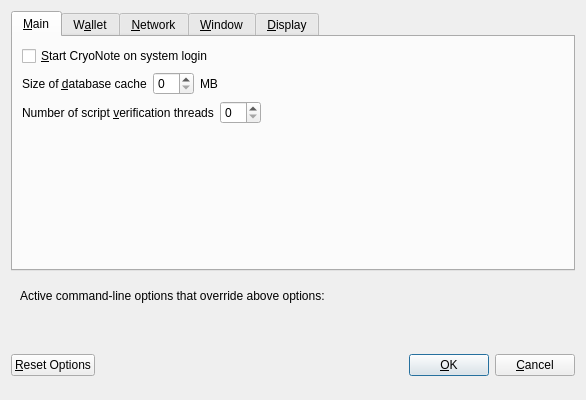
<?xml version="1.0" encoding="UTF-8"?>
<ui version="4.0">
 <class>OptionsDialog</class>
 <widget class="QDialog" name="OptionsDialog">
  <property name="geometry">
   <rect>
    <x>0</x>
    <y>0</y>
    <width>586</width>
    <height>400</height>
   </rect>
  </property>
  <property name="windowTitle">
   <string>Options</string>
  </property>
  <property name="modal">
   <bool>true</bool>
  </property>
  <layout class="QVBoxLayout" name="verticalLayout">
   <item>
    <widget class="QTabWidget" name="tabWidget">
     <property name="currentIndex">
      <number>0</number>
     </property>
     <widget class="QWidget" name="tabMain">
      <attribute name="title">
       <string>&amp;Main</string>
      </attribute>
      <layout class="QVBoxLayout" name="verticalLayout_Main">
       <item>
        <widget class="QCheckBox" name="bitcoinAtStartup">
         <property name="toolTip">
          <string>Automatically start CryoNote after logging in to the system.</string>
         </property>
         <property name="text">
          <string>&amp;Start CryoNote on system login</string>
         </property>
        </widget>
       </item>
       <item>
        <layout class="QHBoxLayout" name="horizontalLayout_2_Main">
         <item>
          <widget class="QLabel" name="databaseCacheLabel">
           <property name="text">
            <string>Size of &amp;database cache</string>
           </property>
           <property name="textFormat">
            <enum>Qt::PlainText</enum>
           </property>
           <property name="buddy">
            <cstring>databaseCache</cstring>
           </property>
          </widget>
         </item>
         <item>
          <widget class="QSpinBox" name="databaseCache"/>
         </item>
         <item>
          <widget class="QLabel" name="databaseCacheUnitLabel">
           <property name="text">
            <string>MB</string>
           </property>
           <property name="textFormat">
            <enum>Qt::PlainText</enum>
           </property>
          </widget>
         </item>
         <item>
          <spacer name="horizontalSpacer_2_Main">
           <property name="orientation">
            <enum>Qt::Horizontal</enum>
           </property>
           <property name="sizeHint" stdset="0">
            <size>
             <width>40</width>
             <height>20</height>
            </size>
           </property>
          </spacer>
         </item>
        </layout>
       </item>
       <item>
        <layout class="QHBoxLayout" name="horizontalLayout_3_Main">
         <item>
          <widget class="QLabel" name="threadsScriptVerifLabel">
           <property name="text">
            <string>Number of script &amp;verification threads</string>
           </property>
           <property name="textFormat">
            <enum>Qt::PlainText</enum>
           </property>
           <property name="buddy">
            <cstring>threadsScriptVerif</cstring>
           </property>
          </widget>
         </item>
         <item>
          <widget class="QSpinBox" name="threadsScriptVerif">
           <property name="toolTip">
            <string>(0 = auto, &lt;0 = leave that many cores free)</string>
           </property>
          </widget>
         </item>
         <item>
          <spacer name="horizontalSpacer_3_Main">
           <property name="orientation">
            <enum>Qt::Horizontal</enum>
           </property>
           <property name="sizeHint" stdset="0">
            <size>
             <width>40</width>
             <height>20</height>
            </size>
           </property>
          </spacer>
         </item>
        </layout>
       </item>
       <item>
        <spacer name="verticalSpacer_Main">
         <property name="orientation">
          <enum>Qt::Vertical</enum>
         </property>
         <property name="sizeHint" stdset="0">
          <size>
           <width>20</width>
           <height>40</height>
          </size>
         </property>
        </spacer>
       </item>
      </layout>
     </widget>
     <widget class="QWidget" name="tabWallet">
      <attribute name="title">
       <string>W&amp;allet</string>
      </attribute>
      <layout class="QVBoxLayout" name="verticalLayout_Wallet">
       <item>
        <widget class="QLabel" name="transactionFeeInfoLabel">
         <property name="text">
          <string>Transaction fee that helps make sure your transactions are processed quickly.</string>
         </property>
         <property name="textFormat">
          <enum>Qt::PlainText</enum>
         </property>
         <property name="wordWrap">
          <bool>true</bool>
         </property>
        </widget>
       </item>
       <item>
        <layout class="QHBoxLayout" name="horizontalLayout_1_Wallet">
         <item>
          <widget class="QLabel" name="transactionFeeLabel">
           <property name="text">
            <string>Pay transaction &amp;fee</string>
           </property>
           <property name="textFormat">
            <enum>Qt::PlainText</enum>
           </property>
           <property name="buddy">
            <cstring>transactionFee</cstring>
           </property>
          </widget>
         </item>
         <item>
          <widget class="BitcoinAmountField" name="transactionFee"/>
         </item>
         <item>
          <spacer name="horizontalSpacer_1_Wallet">
           <property name="orientation">
            <enum>Qt::Horizontal</enum>
           </property>
           <property name="sizeHint" stdset="0">
            <size>
             <width>40</width>
             <height>20</height>
            </size>
           </property>
          </spacer>
         </item>
        </layout>
       </item>
       <item>
        <spacer name="verticalSpacer_Wallet">
         <property name="orientation">
          <enum>Qt::Vertical</enum>
         </property>
         <property name="sizeHint" stdset="0">
          <size>
           <width>20</width>
           <height>40</height>
          </size>
         </property>
        </spacer>
       </item>
       <item>
        <widget class="QGroupBox" name="groupBox">
         <property name="title">
          <string>Expert</string>
         </property>
         <layout class="QVBoxLayout" name="verticalLayout_2">
          <item>
           <widget class="QCheckBox" name="coinControlFeatures">
            <property name="toolTip">
             <string>Whether to show coin control features or not.</string>
            </property>
            <property name="text">
             <string>Enable coin &amp;control features</string>
            </property>
           </widget>
          </item>
          <item>
           <widget class="QCheckBox" name="spendZeroConfChange">
            <property name="toolTip">
             <string>If you disable the spending of unconfirmed change, the change from a transaction cannot be used until that transaction has at least one confirmation. This also affects how your balance is computed.</string>
            </property>
            <property name="text">
             <string>&amp;Spend unconfirmed change</string>
            </property>
           </widget>
          </item>
         </layout>
        </widget>
       </item>
      </layout>
     </widget>
     <widget class="QWidget" name="tabNetwork">
      <attribute name="title">
       <string>&amp;Network</string>
      </attribute>
      <layout class="QVBoxLayout" name="verticalLayout_Network">
       <item>
        <widget class="QCheckBox" name="mapPortUpnp">
         <property name="toolTip">
          <string>Automatically open the CryoNote client port on the router. This only works when your router supports UPnP and it is enabled.</string>
         </property>
         <property name="text">
          <string>Map port using &amp;UPnP</string>
         </property>
        </widget>
       </item>
       <item>
        <widget class="QCheckBox" name="connectSocks">
         <property name="toolTip">
          <string>Connect to the CryoNote network through a SOCKS proxy.</string>
         </property>
         <property name="text">
          <string>&amp;Connect through SOCKS proxy (default proxy):</string>
         </property>
        </widget>
       </item>
       <item>
        <layout class="QHBoxLayout" name="horizontalLayout_1_Network">
         <item>
          <widget class="QLabel" name="proxyIpLabel">
           <property name="text">
            <string>Proxy &amp;IP:</string>
           </property>
           <property name="textFormat">
            <enum>Qt::PlainText</enum>
           </property>
           <property name="buddy">
            <cstring>proxyIp</cstring>
           </property>
          </widget>
         </item>
         <item>
          <widget class="QValidatedLineEdit" name="proxyIp">
           <property name="minimumSize">
            <size>
             <width>140</width>
             <height>0</height>
            </size>
           </property>
           <property name="maximumSize">
            <size>
             <width>140</width>
             <height>16777215</height>
            </size>
           </property>
           <property name="toolTip">
            <string>IP address of the proxy (e.g. IPv4: 127.0.0.1 / IPv6: ::1)</string>
           </property>
          </widget>
         </item>
         <item>
          <widget class="QLabel" name="proxyPortLabel">
           <property name="text">
            <string>&amp;Port:</string>
           </property>
           <property name="textFormat">
            <enum>Qt::PlainText</enum>
           </property>
           <property name="buddy">
            <cstring>proxyPort</cstring>
           </property>
          </widget>
         </item>
         <item>
          <widget class="QLineEdit" name="proxyPort">
           <property name="minimumSize">
            <size>
             <width>55</width>
             <height>0</height>
            </size>
           </property>
           <property name="maximumSize">
            <size>
             <width>55</width>
             <height>16777215</height>
            </size>
           </property>
           <property name="toolTip">
            <string>Port of the proxy (e.g. 9050)</string>
           </property>
          </widget>
         </item>
         <item>
          <widget class="QLabel" name="socksVersionLabel">
           <property name="text">
            <string>SOCKS &amp;Version:</string>
           </property>
           <property name="textFormat">
            <enum>Qt::PlainText</enum>
           </property>
           <property name="buddy">
            <cstring>socksVersion</cstring>
           </property>
          </widget>
         </item>
         <item>
          <widget class="QValueComboBox" name="socksVersion">
           <property name="toolTip">
            <string>SOCKS version of the proxy (e.g. 5)</string>
           </property>
          </widget>
         </item>
         <item>
          <spacer name="horizontalSpacer_1_Network">
           <property name="orientation">
            <enum>Qt::Horizontal</enum>
           </property>
           <property name="sizeHint" stdset="0">
            <size>
             <width>40</width>
             <height>20</height>
            </size>
           </property>
          </spacer>
         </item>
        </layout>
       </item>
       <item>
        <spacer name="verticalSpacer_Network">
         <property name="orientation">
          <enum>Qt::Vertical</enum>
         </property>
         <property name="sizeHint" stdset="0">
          <size>
           <width>20</width>
           <height>40</height>
          </size>
         </property>
        </spacer>
       </item>
      </layout>
     </widget>
     <widget class="QWidget" name="tabWindow">
      <attribute name="title">
       <string>&amp;Window</string>
      </attribute>
      <layout class="QVBoxLayout" name="verticalLayout_Window">
       <item>
        <widget class="QCheckBox" name="minimizeToTray">
         <property name="toolTip">
          <string>Show only a tray icon after minimizing the window.</string>
         </property>
         <property name="text">
          <string>&amp;Minimize to the tray instead of the taskbar</string>
         </property>
        </widget>
       </item>
       <item>
        <widget class="QCheckBox" name="minimizeOnClose">
         <property name="toolTip">
          <string>Minimize instead of exit the application when the window is closed. When this option is enabled, the application will be closed only after selecting Quit in the menu.</string>
         </property>
         <property name="text">
          <string>M&amp;inimize on close</string>
         </property>
        </widget>
       </item>
       <item>
        <spacer name="verticalSpacer_Window">
         <property name="orientation">
          <enum>Qt::Vertical</enum>
         </property>
         <property name="sizeHint" stdset="0">
          <size>
           <width>20</width>
           <height>40</height>
          </size>
         </property>
        </spacer>
       </item>
      </layout>
     </widget>
     <widget class="QWidget" name="tabDisplay">
      <attribute name="title">
       <string>&amp;Display</string>
      </attribute>
      <layout class="QVBoxLayout" name="verticalLayout_Display">
       <item>
        <layout class="QHBoxLayout" name="horizontalLayout_1_Display">
         <item>
          <widget class="QLabel" name="langLabel">
           <property name="text">
            <string>User Interface &amp;language:</string>
           </property>
           <property name="textFormat">
            <enum>Qt::PlainText</enum>
           </property>
           <property name="buddy">
            <cstring>lang</cstring>
           </property>
          </widget>
         </item>
         <item>
          <widget class="QValueComboBox" name="lang">
           <property name="toolTip">
            <string>The user interface language can be set here. This setting will take effect after restarting CryoNote.</string>
           </property>
          </widget>
         </item>
        </layout>
       </item>
       <item>
        <layout class="QHBoxLayout" name="horizontalLayout_2_Display">
         <item>
          <widget class="QLabel" name="unitLabel">
           <property name="text">
            <string>&amp;Unit to show amounts in:</string>
           </property>
           <property name="textFormat">
            <enum>Qt::PlainText</enum>
           </property>
           <property name="buddy">
            <cstring>unit</cstring>
           </property>
          </widget>
         </item>
         <item>
          <widget class="QValueComboBox" name="unit">
           <property name="toolTip">
            <string>Choose the default subdivision unit to show in the interface and when sending coins.</string>
           </property>
          </widget>
         </item>
        </layout>
       </item>
       <item>
        <widget class="QCheckBox" name="displayAddresses">
         <property name="toolTip">
          <string>Whether to show CryoNote addresses in the transaction list or not.</string>
         </property>
         <property name="text">
          <string>&amp;Display addresses in transaction list</string>
         </property>
        </widget>
       </item>
       <item>
        <layout class="QHBoxLayout" name="horizontalLayout_3_Display">
         <item>
          <widget class="QLabel" name="thirdPartyTxUrlsLabel">
           <property name="toolTip">
            <string>Third party URLs (e.g. a block explorer) that appear in the transactions tab as context menu items. %s in the URL is replaced by transaction hash. Multiple URLs are separated by vertical bar |.</string>
           </property>
           <property name="text">
            <string>Third party transaction URLs</string>
           </property>
           <property name="buddy">
            <cstring>thirdPartyTxUrls</cstring>
           </property>
          </widget>
         </item>
         <item>
          <widget class="QLineEdit" name="thirdPartyTxUrls">
           <property name="toolTip">
            <string>Third party URLs (e.g. a block explorer) that appear in the transactions tab as context menu items. %s in the URL is replaced by transaction hash. Multiple URLs are separated by vertical bar |.</string>
           </property>
          </widget>
         </item>
        </layout>
       </item>
       <item>
        <spacer name="verticalSpacer_Display">
         <property name="orientation">
          <enum>Qt::Vertical</enum>
         </property>
         <property name="sizeHint" stdset="0">
          <size>
           <width>20</width>
           <height>40</height>
          </size>
         </property>
        </spacer>
       </item>
      </layout>
     </widget>
    </widget>
   </item>
   <item>
    <widget class="QFrame" name="frame">
     <layout class="QVBoxLayout" name="verticalLayout_Bottom">
      <item>
       <layout class="QHBoxLayout" name="horizontalLayout_Bottom">
        <item>
         <widget class="QLabel" name="overriddenByCommandLineInfoLabel">
          <property name="text">
           <string>Active command-line options that override above options:</string>
          </property>
          <property name="textFormat">
           <enum>Qt::PlainText</enum>
          </property>
         </widget>
        </item>
        <item>
         <spacer name="horizontalSpacer_Bottom">
          <property name="orientation">
           <enum>Qt::Horizontal</enum>
          </property>
          <property name="sizeHint" stdset="0">
           <size>
            <width>40</width>
            <height>20</height>
           </size>
          </property>
         </spacer>
        </item>
       </layout>
      </item>
      <item>
       <widget class="QLabel" name="overriddenByCommandLineLabel">
        <property name="text">
         <string/>
        </property>
        <property name="textFormat">
         <enum>Qt::PlainText</enum>
        </property>
        <property name="wordWrap">
         <bool>true</bool>
        </property>
       </widget>
      </item>
     </layout>
    </widget>
   </item>
   <item>
    <layout class="QHBoxLayout" name="horizontalLayout_Buttons">
     <item>
      <widget class="QPushButton" name="resetButton">
       <property name="toolTip">
        <string>Reset all client options to default.</string>
       </property>
       <property name="text">
        <string>&amp;Reset Options</string>
       </property>
       <property name="autoDefault">
        <bool>false</bool>
       </property>
      </widget>
     </item>
     <item>
      <spacer name="horizontalSpacer_1">
       <property name="orientation">
        <enum>Qt::Horizontal</enum>
       </property>
       <property name="sizeHint" stdset="0">
        <size>
         <width>40</width>
         <height>48</height>
        </size>
       </property>
      </spacer>
     </item>
     <item>
      <widget class="QLabel" name="statusLabel">
       <property name="minimumSize">
        <size>
         <width>200</width>
         <height>0</height>
        </size>
       </property>
       <property name="font">
        <font>
         <weight>75</weight>
         <bold>true</bold>
        </font>
       </property>
       <property name="text">
        <string/>
       </property>
       <property name="textFormat">
        <enum>Qt::PlainText</enum>
       </property>
       <property name="wordWrap">
        <bool>true</bool>
       </property>
      </widget>
     </item>
     <item>
      <spacer name="horizontalSpacer_2">
       <property name="orientation">
        <enum>Qt::Horizontal</enum>
       </property>
       <property name="sizeHint" stdset="0">
        <size>
         <width>40</width>
         <height>48</height>
        </size>
       </property>
      </spacer>
     </item>
     <item>
      <widget class="QPushButton" name="okButton">
       <property name="text">
        <string>&amp;OK</string>
       </property>
      </widget>
     </item>
     <item>
      <widget class="QPushButton" name="cancelButton">
       <property name="text">
        <string>&amp;Cancel</string>
       </property>
       <property name="autoDefault">
        <bool>false</bool>
       </property>
      </widget>
     </item>
    </layout>
   </item>
  </layout>
 </widget>
 <customwidgets>
  <customwidget>
   <class>BitcoinAmountField</class>
   <extends>QLineEdit</extends>
   <header>bitcoinamountfield.h</header>
   <container>1</container>
  </customwidget>
  <customwidget>
   <class>QValidatedLineEdit</class>
   <extends>QLineEdit</extends>
   <header>qvalidatedlineedit.h</header>
  </customwidget>
  <customwidget>
   <class>QValueComboBox</class>
   <extends>QComboBox</extends>
   <header>qvaluecombobox.h</header>
  </customwidget>
 </customwidgets>
 <resources/>
 <connections/>
</ui>
